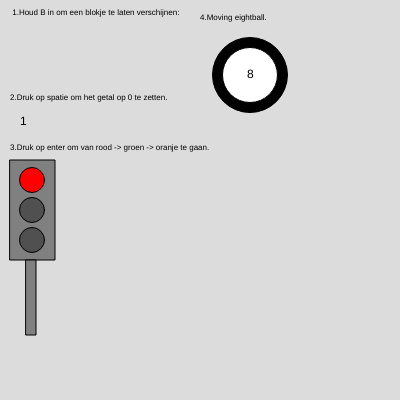
Frame 1 (no input)
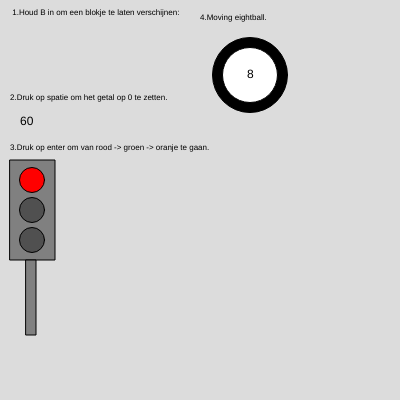
Frame 60 (no input)
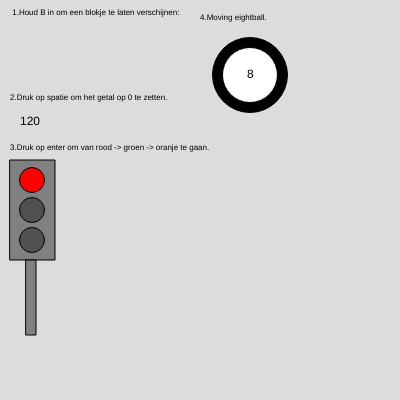
Frame 120 (the mouse pressed at the canvas centre since frame 60)

The p5.js sketch that drew these frames (run headless with seeded random() and noise() and a simulated clock; from frame 60 on, the mouse is pressed at the canvas centre):

// p5.js sketch
// ── sketch.js
let number = 0;
let lamp = 0;
let x = 250;
let y = 75;

function setup() {
  createCanvas(400, 400);
}

function draw() {
  background(220);


  //1
  fill(0)
  textSize(8)
  text(" 1.Houd B in om een blokje te laten verschijnen:", 10, 15)


  if (keyIsDown(66)) {

    fill(255)
    rect(20, 20, 60, 60)


  }

  //2
  fill(0)
  text("2.Druk op spatie om het getal op 0 te zetten.", 10, 100)


  number++;

  if (number > 500) {
    number = 0;

  }
  textSize(12)
  fill(0)
  text(number, 20, 125)
  if (keyIsDown(32)) {
    number = 0;

  }

  //3
  textSize(8)

  text("3.Druk op enter om van rood -> groen -> oranje te gaan.", 10, 150)

  fill('grey')
  rect(10, 160, 45, 100)
  rect(26, 260, 10, 75)

  if (lamp == 0) {
    fill("red")
  } else {
    fill(80)
  }
  circle(32, 180, 25)

  if (lamp == 2) {
    fill("darkorange")

  } else {
    fill(80)
  }
  circle(32, 210, 25)


  if (lamp == 1) {
    fill("green")
  } else {
    fill(80)
  }
  circle(32, 240, 25)

  //4
  fill(0)
  text("4.Moving eightball.", 200, 20)


  circle(x, y, 75)
  fill(255)
  circle(x, y, 55)

  fill("black")
  textSize(12)
  text("8", x - 3, y + 3)


  if (keyIsDown(87)) {
    y = y - 3;
  }
  if (keyIsDown(83)) {
    y = y + 3;

  }
  if (keyIsDown(65)) {
    x = x - 3;
  }
  if (keyIsDown(68)) {
    x = x + 3
  }

  if (x > 400) {
    x = 0;

  }
  if (x < 0) {
    x = 400;

  }
  if (y > 400) {
    y = 0
  }
  if (y < 0) {
    y = 400;
  }



}
function keyPressed() {
  if (keyCode === 13) {

    lamp = lamp + 1

    if (lamp > 2) {
      lamp = 0;
    }
  }






}
